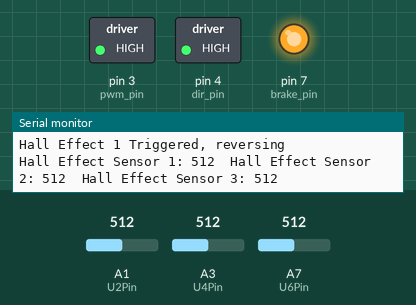
Simulated run of this sketch. Board: Arduino Nano Every. Shown: switched loads named in the sketch (green lamp = pin HIGH), output pins drawn as LEDs (lit = HIGH), the last lines printed to the serial monitor. The inputs (shaded band) are chosen by the test bench; at power-on: A1 (U2Pin) = 512, A3 (U4Pin) = 512, A7 (U6Pin) = 512.

Above: at 2.8 s.
2.9 s: A1 (U2Pin) set to 90
At 5.23 s:
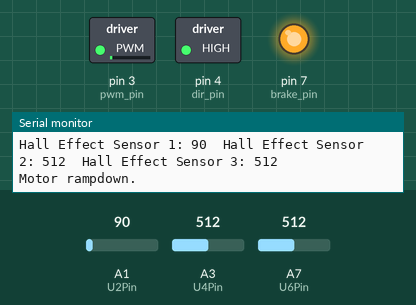
5.9 s: A3 (U4Pin) set to 90
At 7.9 s:
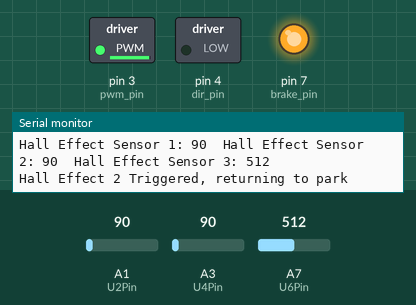
11.9 s: A7 (U6Pin) set to 581
At 13.1 s:
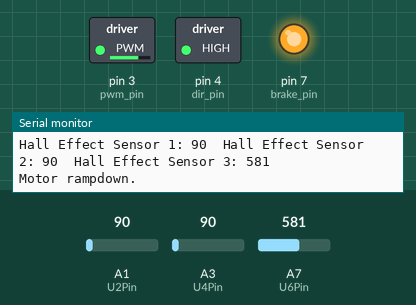
14.9 s: A7 (U6Pin) set to 609
Timing chart, 0 to 17.9 s (numbered marks = the images above; inputs shaded):
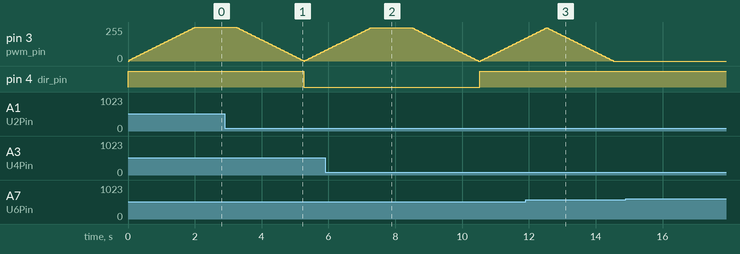

The sketch:

SPCWiper_10_2020.ino
```cpp
//This is the firmware for the October 2020 revision of the SPC Hydrowiper. This switches to using PWM and a simple motor driver instead of a motor control board.
// Written by D. Ratelle

//Define the Arduino Nano Every pin  mapping.
const int U1Pin = A0;
const int U2Pin = A1;
const int U3Pin = A2;
const int U4Pin = A3;
const int U5Pin = A6;
const int U6Pin = A7;

const int fault_pin = 8;
const int brake_pin = 7;
const int dir_pin = 4;
const int pwm_pin = 3;
const int sleep_pin = 2;
const int current_pin = A4;

unsigned long ramp_t = 2000;  //Ramp up time
unsigned long ramp_t2 = 2000; //Ramp down time
unsigned long ramp_start;
unsigned long t_inc = ramp_t/50;
unsigned long t_inc2 = ramp_t2/50;
unsigned long inc_start;

const long interval = 1000;
const long timeout = 100000;
const long angledelay = 1250;

unsigned long timer = 0;
unsigned long lastprint = 0;
unsigned long hallset = 0;
unsigned long anglecorrect = 0;
unsigned long test;

int ramp_min = 5;
int ramp_max = 255;
int ramp_step = 5;
int ramp_pwm = ramp_min;
int state = 0;
int h1 = 0;
int h2 = 0;
int h3 = 0;

void setup() {
  // put your setup code here, to run once:
Serial.begin(9600);
Serial.println(millis());
//Initialize sensor pins
pinMode(U2Pin, INPUT);
pinMode(U4Pin, INPUT);
pinMode(U6Pin, INPUT);
Serial.println("Sensor pins initialized.");

//Initialize pins for Motor Driver
pinMode(pwm_pin, OUTPUT);
pinMode(dir_pin, OUTPUT);
pinMode(current_pin, INPUT);
pinMode(brake_pin, OUTPUT);
Serial.println("Motor Driver control pins initialized.");

//Set pwm to 0 as a precaution, direction to FWD, and braking on.
analogWrite(pwm_pin, 0);
digitalWrite(dir_pin, 0); //Clockwise for the motor is actually reverse.
digitalWrite(brake_pin, 1);
test = millis();
}

void loop() {
  // put your main code here, to run repeatedly:
while (state < 5){
  timer = millis();
  h1 = analogRead(U2Pin);
  h2 = analogRead(U4Pin);
  h3 = analogRead(U6Pin);

  if (timer - lastprint >= interval)
  {
    hall_print();
  }

  if (timer > timeout)
    {
      motor_rampdown(millis());
      Serial.print("Timeout! Stopping Motor.");
      state = 5;
      delay(1500);
     }

  if (state == 0)
  {
    if (ramp_pwm < 100)
    {
    digitalWrite(dir_pin, 1);
    motor_rampup(millis());
    }
    if (h1<600)
      {
        hallset = millis();
        Serial.print("Hall Effect 1 Triggered, reversing\n");
        state = 1;
      }
  }

  else if (state == 1)
  {
    anglecorrect = millis();
    if (anglecorrect - hallset >= angledelay)
    {
      motor_rampdown(millis());
      digitalWrite(dir_pin, 0);
      motor_rampup(millis());
      hallset = anglecorrect;
      state = 2;
    }
  }

  else if (state == 2)
  {
     if(h2<600)
     {
      hallset = millis();
      state = 3;
      Serial.print("Hall Effect 2 Triggered, returning to park\n");
     }
  }

  else if (state == 3)
  {
    anglecorrect = millis();
    if (anglecorrect - hallset >= angledelay)
    {
      motor_rampdown(millis());
      digitalWrite(dir_pin,1);
      motor_rampup(millis());
      hallset = anglecorrect;
      state = 4;
    }
  }

  else {
    if(h3<600)
    {
      motor_rampdown(millis());
      Serial.print("Hall Effect Park Triggered\n");
      state = 5;
    }
  }
}

motor_rampdown(millis());
Serial.print('\n');
Serial.print(state);
timer = millis();
Serial.print('\t');
Serial.print(timer);
}

void hall_print() {
  Serial.print("Hall Effect Sensor 1: ");
  Serial.print(h1);
  Serial.print('\t');
  Serial.print("Hall Effect Sensor 2: ");
  Serial.print(h2);
  Serial.print('\t');
  Serial.print("Hall Effect Sensor 3: ");
  Serial.println(h3);
  lastprint = timer;
}

void motor_rampup (unsigned long ramp_start) {
  Serial.println("Motor rampup.");
  while ((millis()-ramp_start) <= ramp_t) {
    if ((millis()-inc_start) >=  t_inc) {
      if (ramp_pwm < ramp_max) {
        ramp_pwm += ramp_step;
      }
      else {
        ramp_pwm = ramp_max;
      }
      analogWrite(pwm_pin, ramp_pwm);
      inc_start = millis();
    }
  }
}

void motor_rampdown (unsigned long ramp_start) {
  Serial.println("Motor rampdown.");
  while ((millis()-ramp_start) <= ramp_t2) {
    if ((millis()-inc_start) >=  t_inc2) {
      if (ramp_pwm >= ramp_min) {
        ramp_pwm -= ramp_step;
      }
      else {
        ramp_pwm = 0;
      }
      analogWrite(pwm_pin, ramp_pwm);
      inc_start = millis();
    }
  }
  Serial.print("Rampdown complete, ");
  Serial.println(timer);
}
```
